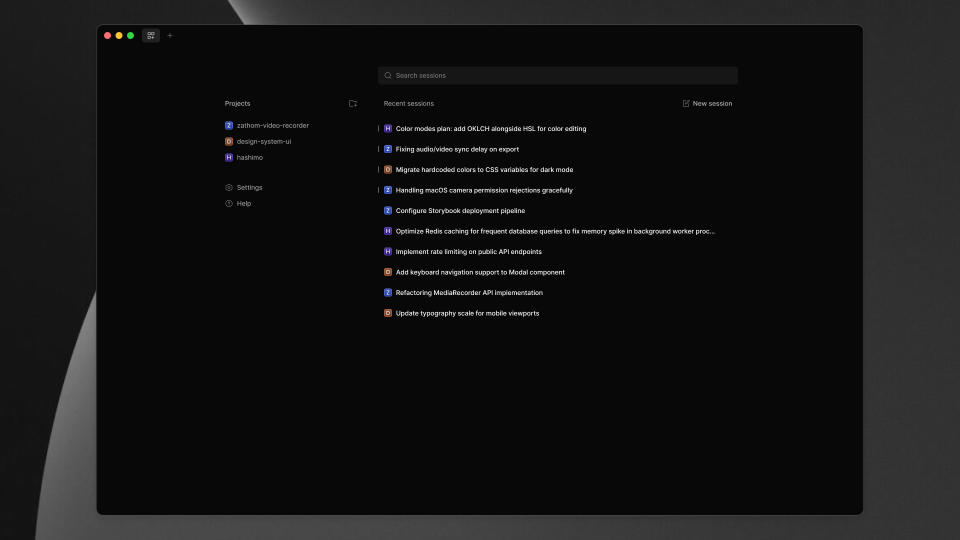
#> input picture app/src/main/assets/opencode-app/assets/home-CFGvK6P5.png, 1920 x 1080 px (shown at 1/2 size)
$ python analyze_glyph.py ../../../app/src/main/assets/opencode-app/assets/home-CFGvK6P5.png
#> lines starting #> are read from the running program, lines starting #| are printed output that depends on the picture
"""逐帧量"字高高"与"行数"，客观判定键盘切换过程中终端是否被缩放/拉伸。

指标：
- glyph: 文字连续行块的中位高度（device px）—— 字形被纵向拉伸会等比变大
- runs : 文字行块数量
- bright: 区域平均亮度（判断键盘是否已经进入画面）
"""

import glob
import os
import statistics
import sys

from PIL import Image

GLOB = sys.argv[1]
X0, X1 = 80, 900
Y0, Y1 = 430, 1460


def analyse(img):
    px = img.convert("L").crop((X0, Y0, X1, Y1))
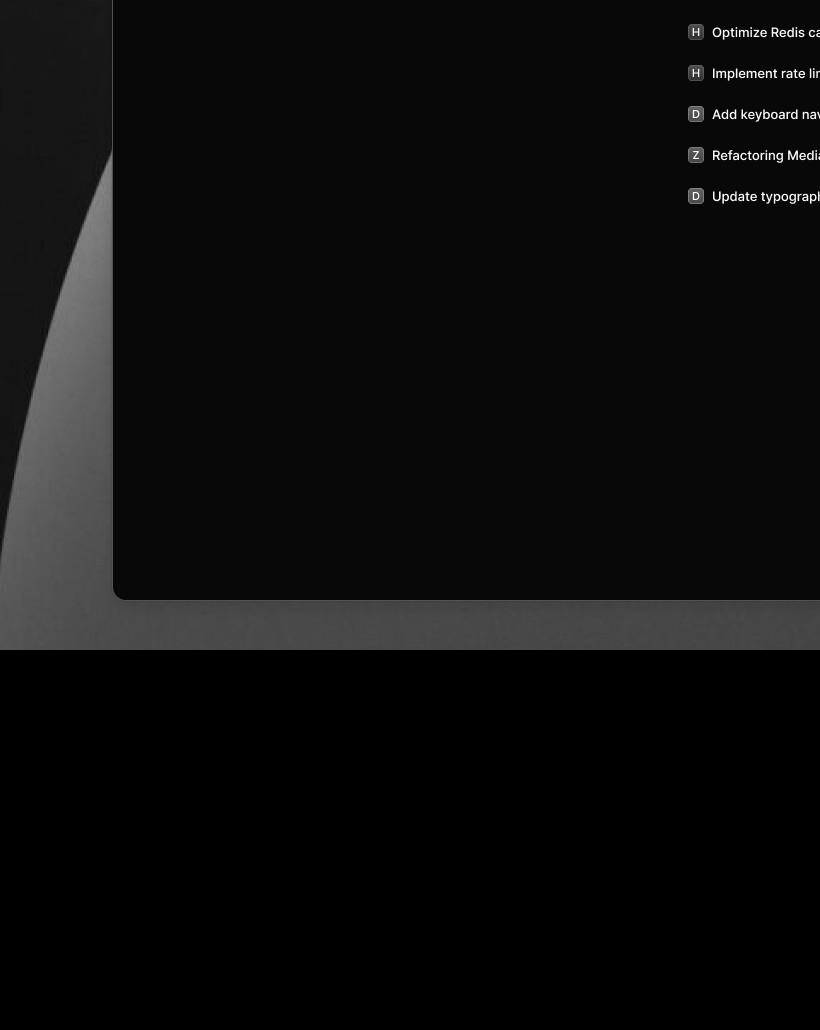
#> px: PIL image 820x1030 L; min 0, max 255, mean 12.8
    w, h = px.size
#> w = 820; h = 1030
    data = list(px.getdata())
#> data = 844600 items
    # 背景亮度取整幅的众数（深浅色主题都适用），文字像素 = 与背景差 > 60 的像素
    hist = {}
    for v in data:
        b = v // 8
        hist[b] = hist.get(b, 0) + 1
#> after the loop, hist = 31 items
    bg = max(hist, key=hist.get) * 8 + 4
#> bg = 12
    prof = []
    for y in range(h):
        row = data[y * w : (y + 1) * w]
        prof.append(sum(1 for v in row if abs(v - bg) > 60))
#> after the loop, prof = 1030 values, max 813 at index 600, min 0 at index 650, mean 50.28
    peak = max(prof) if prof else 0
#> peak = 813
    thr = peak * 0.12
#> thr = 97.56
    runs, cur = [], 0
    for v in prof:
        if v > thr:
            cur += 1
        elif cur:
            runs.append(cur)
            cur = 0
#> this loop made 1030 passes
#> cur on passes 195, 196, 201, 202, 474, 475, 476, 477, 478, 479, 480, 481: 1, 0, 1, 0, 1, 2, 3, 4, 5, 6, 7, 8
#> after the loop, cur = 0; runs = [1, 1, 177]
    if cur:
        runs.append(cur)
    bright = sum(prof) / h
#> bright = 50.28
    return (statistics.median(runs) if runs else 0, len(runs), round(bright, 1))


files = sorted(glob.glob(GLOB))
print(f"frames={len(files)}  (指标: glyph=中位字高px, runs=文字行块数, bright=文字像素/行)")
prev = None
for f in files:
    g, n, b = analyse(Image.open(f))
#> g = 1; n = 3; b = 50.3
    mark = ""
    if prev and (abs(g - prev[0]) >= 3 or abs(n - prev[1]) >= 4):
        mark = f"   <== 跳变 glyph {prev[0]}->{g}, runs {prev[1]}->{n}"
    prev = (g, n)
#> prev = (1, 3)
    print(f"{os.path.basename(f)}  glyph={g:>3}  runs={n:>3}  bright={b:>6}{mark}")
#| home-CFGvK6P5.png  glyph=  1  runs=  3  bright=  50.3
